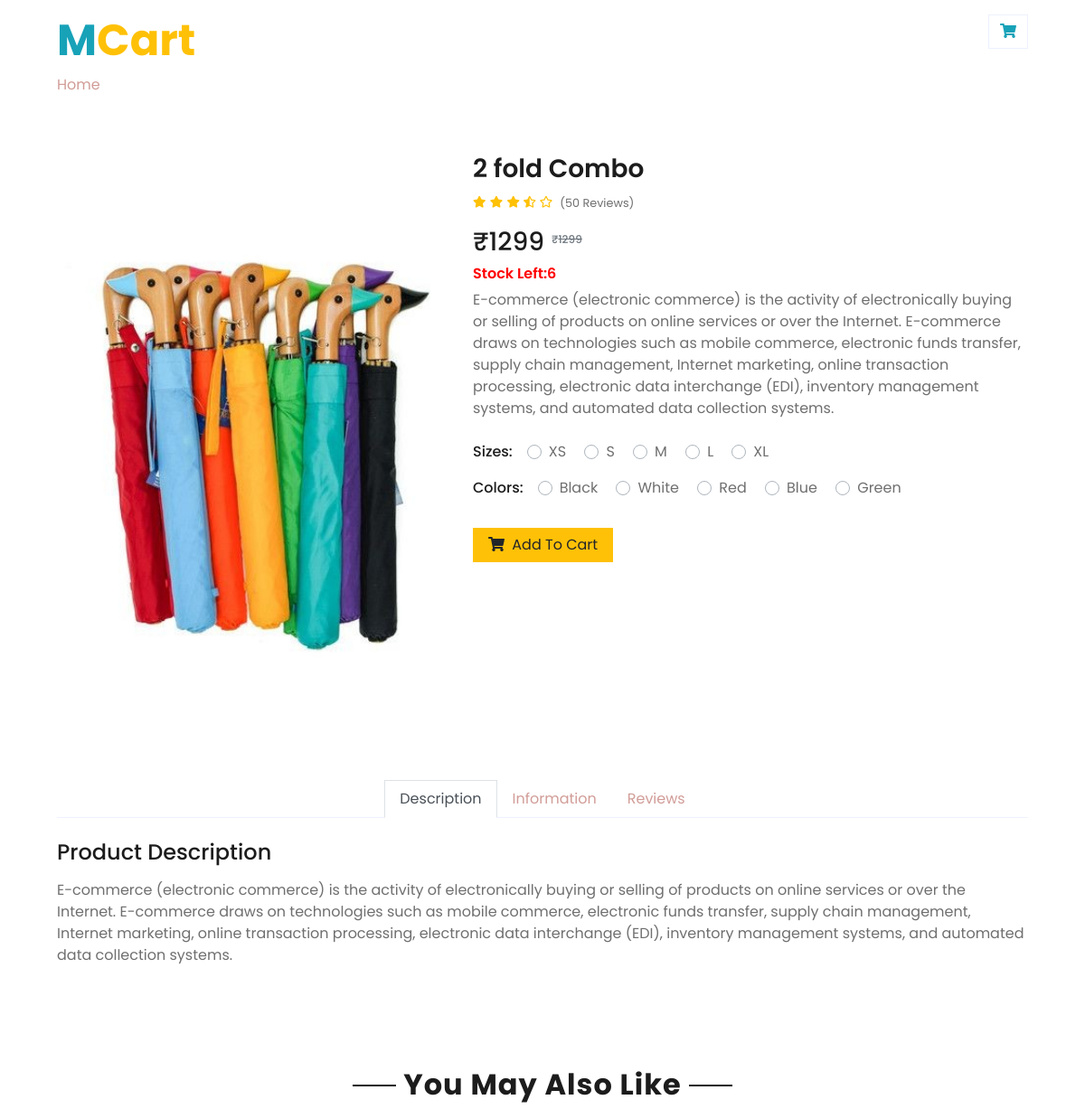
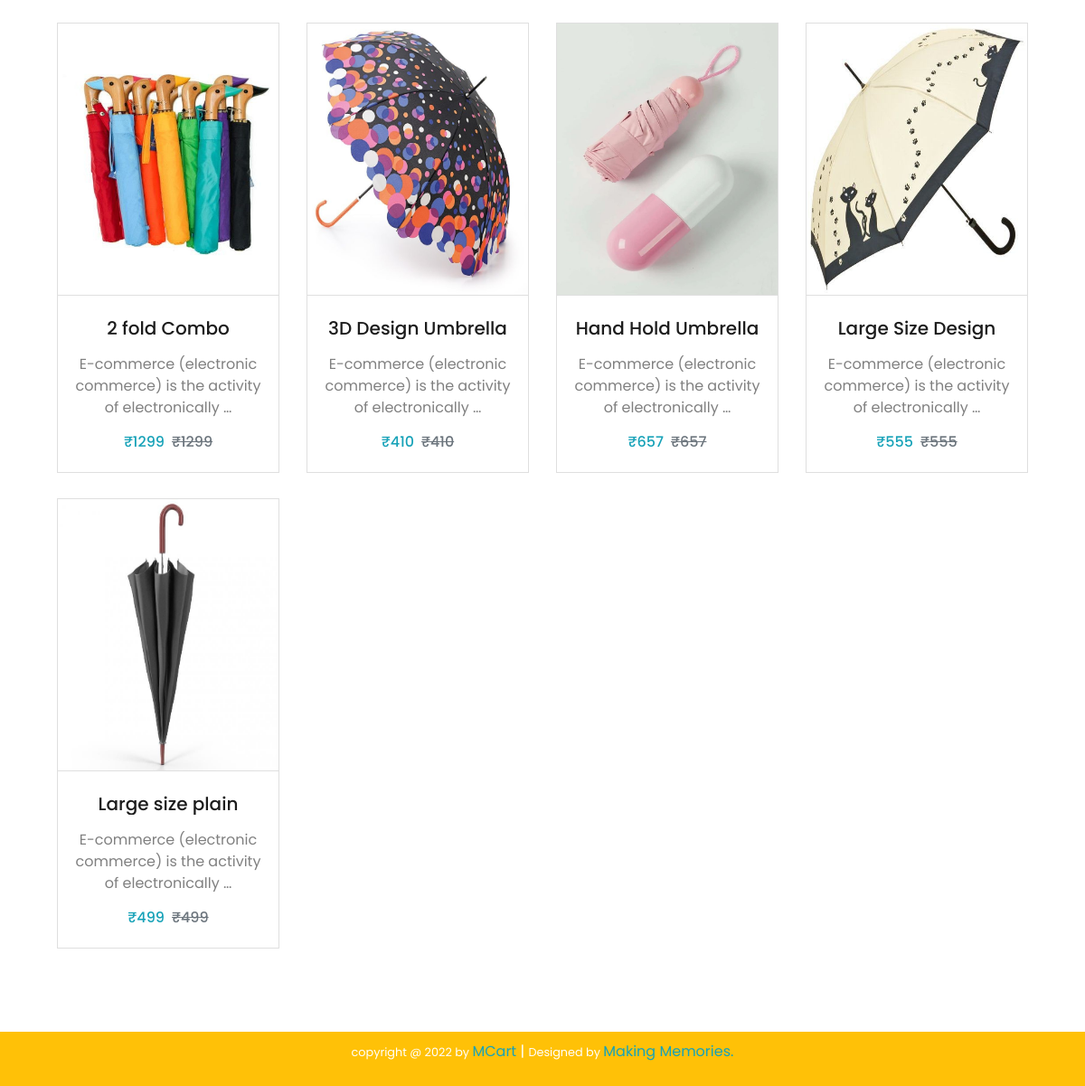
Screenshot of /umbrellas/2-fold-combo with the database file from the repository (2 pictures, top to bottom).
### home/models.py (models this page shows, shortened)
class Products(models.Model):
    name = models.CharField(max_length=250, unique=True)
    slug = models.SlugField(max_length=250, unique=True)
    img = models.ImageField(upload_to='product')
    desc = models.TextField()
    stock = models.IntegerField()
    available = models.BooleanField()
    price = models.IntegerField()
    category = models.ForeignKey(Categ,on_delete=models.CASCADE)
    class Meta:
        ordering = ('name',)
    def get_url(self):
        return reverse('details', args=[self.category.slug, self.slug])

### home/views.py (the view)
# urls.py: path('<slug:c_slug>/<slug:prod_slug>',views.ProdDetails, name='details'),
def ProdDetails(request, c_slug, prod_slug):
    try:
        pro = Products.objects.get(category__slug=c_slug, slug=prod_slug)
    except Exception as e:
        raise e
    c_page = get_object_or_404(Categ, slug=c_slug)
    pr = Products.objects.filter(category=c_page, available=True)
    return render(request, "detail.html", {'pro': pro, 'pr': pr})

### cart/context_processors.py (called while the page is built)
def count(request):
    itm_ct=0
    if 'admin' in request.path:
        return {}
    else:
        try:
            ct=CartList.objects.filter(cart_id=c_id(request))
            c_item=CartItems.objects.all().filter(cart=ct[:1])
            for i in c_item:
                itm_ct=itm_ct+1
        except CartList.DoesNotExist:
            itm_ct = 0
        return dict(itc=itm_ct)

### cart/views.py (called while the page is built)
def c_id(request):
    ct_id = request.session.session_key
    if not ct_id:
        ct_id = request.session.create()
    return ct_id

### templates/detail.html (shortened to what this page needs)
{% load static %}
<!DOCTYPE html>
<html lang="en">
<head>
    <link href="https://cdnjs.cloudflare.com/ajax/libs/font-awesome/5.10.0/css/all.min.css" rel="stylesheet">
    <link href="{% static 'shop/lib/owlcarousel/assets/owl.carousel.min.css' %}" rel="stylesheet">
    <link href="{% static 'shop/css/style.css' %}" rel="stylesheet">
</head>
<body>
    <div class="container-fluid">
        <div class="row justify-content-between py-3 px-xl-5">
            <div class="col-lg-3 d-none d-lg-block">
                <a href="/" class="text-decoration-none">
                    <h1 style="font-size:3rem" class="text-warning font-weight-bold"><span class="text-info font-weight-bold ">M</span>Cart</h1>
                </a>
                <a href="/" class="text-decoration-none">Home</a>
            </div>
            <div class="col-lg-3 col-6 text-right">
                 <a href="{% url 'cartDetails' %}" class="btn border">
                    <i class="fas fa-shopping-cart text-info"></i>
                </a>
            </div>
        </div>
    </div>
    <div class="container-fluid py-5">
        <div class="row px-xl-5">
            <div class="col-lg-5 pb-5">
                <div style=>
                            <img class="w-100 h-100" src="{{pro.img.url}}" alt="Image">
                </div>
            </div>
            <div class="col-lg-7 pb-5">
                <h3 class="font-weight-semi-bold">{{pro.name}}</h3>
                <div class="d-flex mb-3">
                    <div class="text-warning mr-2">
                        <small class="fas fa-star"></small>
                        <small class="fas fa-star"></small>
                        <small class="fas fa-star"></small>
                        <small class="fas fa-star-half-alt"></small>
                        <small class="far fa-star"></small>
                    </div>
                    <small class="pt-1">(50 Reviews)</small>
                </div>
                <div class="d-flex ">
                    <h3 >₹{{pro.price}}</h3><h6 class="text-muted ml-2"><sub>₹<del>{{pro.price}}</del></sub></h6>
                </div>
                <h6 style="color:red" class="font-weight-semi-bold">Stock Left:{{pro.stock}}</h6>
                <p class="mb-4">{{pro.desc}}</p>
                <div class="d-flex mb-3">
                    <p class="text-dark font-weight-medium mb-0 mr-3">Sizes:</p>
                    <form>
                        <div class="custom-control custom-radio custom-control-inline">
                            <label class="custom-control-label" for="size-1">XS</label>
                        </div>
                        <div class="custom-control custom-radio custom-control-inline">
                            <label class="custom-control-label" for="size-2">S</label>
                        </div>
                        <div class="custom-control custom-radio custom-control-inline">
                            <label class="custom-control-label" for="size-3">M</label>
                        </div>
                        <div class="custom-control custom-radio custom-control-inline">
                            <label class="custom-control-label" for="size-4">L</label>
                        </div>
                        <div class="custom-control custom-radio custom-control-inline">
                            <label class="custom-control-label" for="size-5">XL</label>
                        </div>
                    </form>
                </div>
                <div class="d-flex mb-4">
                    <p class="text-dark font-weight-medium mb-0 mr-3">Colors:</p>
                    <form>
                        <div class="custom-control custom-radio custom-control-inline">
                            <label class="custom-control-label" for="color-1">Black</label>
                        </div>
                        <div class="custom-control custom-radio custom-control-inline">
                            <label class="custom-control-label" for="color-2">White</label>
                        </div>
                        <div class="custom-control custom-radio custom-control-inline">
                            <label class="custom-control-label" for="color-3">Red</label>
                        </div>
                        <div class="custom-control custom-radio custom-control-inline">
                            <label class="custom-control-label" for="color-4">Blue</label>
                        </div>
                        <div class="custom-control custom-radio custom-control-inline">
                            <label class="custom-control-label" for="color-5">Green</label>
                        </div>
                    </form>
                </div>
                <div class="d-flex align-items-center mb-4 pt-2">
                    {% if pro.stock <= 0 %}
                    <h6 style="color:red" class="font-weight-semi-bold">Sorry! No stock left</h6>
                    {% else %}
                    <a href="{% url 'addcart' pro.id %}" class="btn btn-warning px-3"><i class="fa fa-shopping-cart mr-1"></i> Add To Cart</a>
                    {% endif %}
                </div>
            </div>
        </div>
        <div class="row px-xl-5">
            <div class="col">
                <div class="nav nav-tabs justify-content-center border-secondary mb-4">
                    <a class="nav-item nav-link active" data-toggle="tab" href="#tab-pane-1">Description</a>
                    <a class="nav-item nav-link" data-toggle="tab" href="#tab-pane-2">Information</a>
                    <a class="nav-item nav-link" data-toggle="tab" href="#tab-pane-3">Reviews </a>
                </div>
                <div class="tab-content">
                    <div class="tab-pane fade show active" id="tab-pane-1">
                        <h4 class="mb-3">Product Description</h4>
                        <p>{{pro.desc}}</p>
                    </div>
                </div>
            </div>
        </div>
    </div>
    <div class="container-fluid py-5">
        <div class="text-center mb-4">
            <h2 class="section-title px-5"><span class="px-2">You May Also Like</span></h2>
        </div>
        <div class="row px-xl-5 pb-3">
            {% for i in pr %}
            <div class="col-lg-3 col-md-6 col-sm-12 pb-1">
                <a href="{{i.get_url}}" style="color:grey; text-decoration:none"><div class="card product-item  mb-4" >
                    <div class="card-header product-img position-relative overflow-hidden bg-transparent  p-0">
                        <img class="img-fluid w-100" src= "{{i.img.url}}" alt="No image found" style="height:300px;">
                    </div>
                    <div class="card-body  text-center p-0 pt-4 pb-3">
                        <h5 class="text-truncate mb-3">{{i.name}}</h5>
                        <p style="padding-left:10px; padding-right:10px; ">{{i.desc|truncatewords:8}}</p>
                        <div class="d-flex justify-content-center">
                            <h6 style="color:#17a2b8">₹{{i.price}}</h6><h6 class="text-muted ml-2"><del>₹{{i.price}}</del></h6>
                        </div>
                    </div>
                </div></a>
            </div>
            {% endfor %}
        </div>
    </div>
<div style="background-color:#ffc107; padding:10px; text-align:center">
        <p style="color:white"> <small>copyright @ 2022 by   </small><a href="/" style="color:#17a2b8">  MCart</a> | <small>  Designed by </small><a href="/" style="color:#17a2b8">Making Memories.</a></p>
    </div>
</body>
</html>

### rows the page displays
Products: img (picture), name "2 fold Combo", price "1299", stock "6", desc "E-commerce (electronic commerce) is the activity of electronically buying or selling of products on online services or over the Internet. E-commerce draws on technologies such as mobile commerce, electronic funds transfer, supply chain management, Internet marketing, online transaction processing, electronic data interchange (EDI), inventory management systems, and automated data collection systems.", desc "E-commerce (electronic commerce) is the activity of electronically …"
Products: img (picture), name "3D Design Umbrella", desc "E-commerce (electronic commerce) is the activity of electronically …", price "410"
Products: img (picture), name "Hand Hold Umbrella", desc "E-commerce (electronic commerce) is the activity of electronically …", price "657"
Products: img (picture), name "Large Size Design", desc "E-commerce (electronic commerce) is the activity of electronically …", price "555"
Products: img (picture), name "Large size plain", desc "E-commerce (electronic commerce) is the activity of electronically …", price "499"
